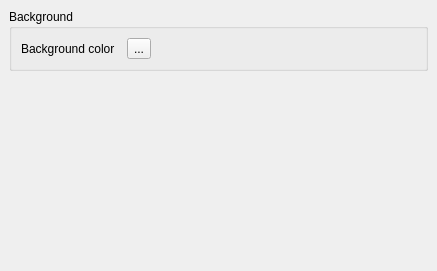
<ui version="4.0" >
 <class>ParagraphDecorations</class>
 <widget class="QWidget" name="ParagraphDecorations" >
  <property name="geometry" >
   <rect>
    <x>0</x>
    <y>0</y>
    <width>437</width>
    <height>271</height>
   </rect>
  </property>
  <layout class="QVBoxLayout" >
   <property name="spacing" >
    <number>6</number>
   </property>
   <property name="leftMargin" >
    <number>9</number>
   </property>
   <property name="topMargin" >
    <number>9</number>
   </property>
   <property name="rightMargin" >
    <number>9</number>
   </property>
   <property name="bottomMargin" >
    <number>9</number>
   </property>
   <item>
    <widget class="QGroupBox" name="groupBox" >
     <property name="title" >
      <string>Background</string>
     </property>
     <layout class="QGridLayout" >
      <property name="leftMargin" >
       <number>9</number>
      </property>
      <property name="topMargin" >
       <number>9</number>
      </property>
      <property name="rightMargin" >
       <number>9</number>
      </property>
      <property name="bottomMargin" >
       <number>9</number>
      </property>
      <property name="horizontalSpacing" >
       <number>6</number>
      </property>
      <property name="verticalSpacing" >
       <number>6</number>
      </property>
      <item row="0" column="2" >
       <widget class="QToolButton" name="resetBackgroundColor" >
        <property name="text" >
         <string>...</string>
        </property>
       </widget>
      </item>
      <item row="0" column="1" >
       <widget class="KColorButton" native="1" name="backgroundColor" />
      </item>
      <item row="0" column="0" >
       <widget class="QLabel" name="backgroundColorLabel" >
        <property name="text" >
         <string>Background color</string>
        </property>
        <property name="wordWrap" >
         <bool>false</bool>
        </property>
        <property name="buddy" >
         <cstring>backgroundColor</cstring>
        </property>
       </widget>
      </item>
      <item row="0" column="3" >
       <spacer>
        <property name="orientation" >
         <enum>Qt::Horizontal</enum>
        </property>
        <property name="sizeHint" >
         <size>
          <width>40</width>
          <height>20</height>
         </size>
        </property>
       </spacer>
      </item>
     </layout>
    </widget>
   </item>
   <item>
    <spacer>
     <property name="orientation" >
      <enum>Qt::Vertical</enum>
     </property>
     <property name="sizeHint" >
      <size>
       <width>20</width>
       <height>16</height>
      </size>
     </property>
    </spacer>
   </item>
  </layout>
 </widget>
 <layoutdefault spacing="6" margin="11" />
 <customwidgets>
  <customwidget>
   <class>KColorButton</class>
   <extends>QWidget</extends>
   <header>kcolorbutton.h</header>
   <container>1</container>
  </customwidget>
 </customwidgets>
 <includes>
  <include location="local" >knuminput.h</include>
  <include location="local" >kcolorbutton.h</include>
  <include location="local" >kpushbutton.h</include>
 </includes>
 <resources>
 </resources>
 <connections/>
</ui>
